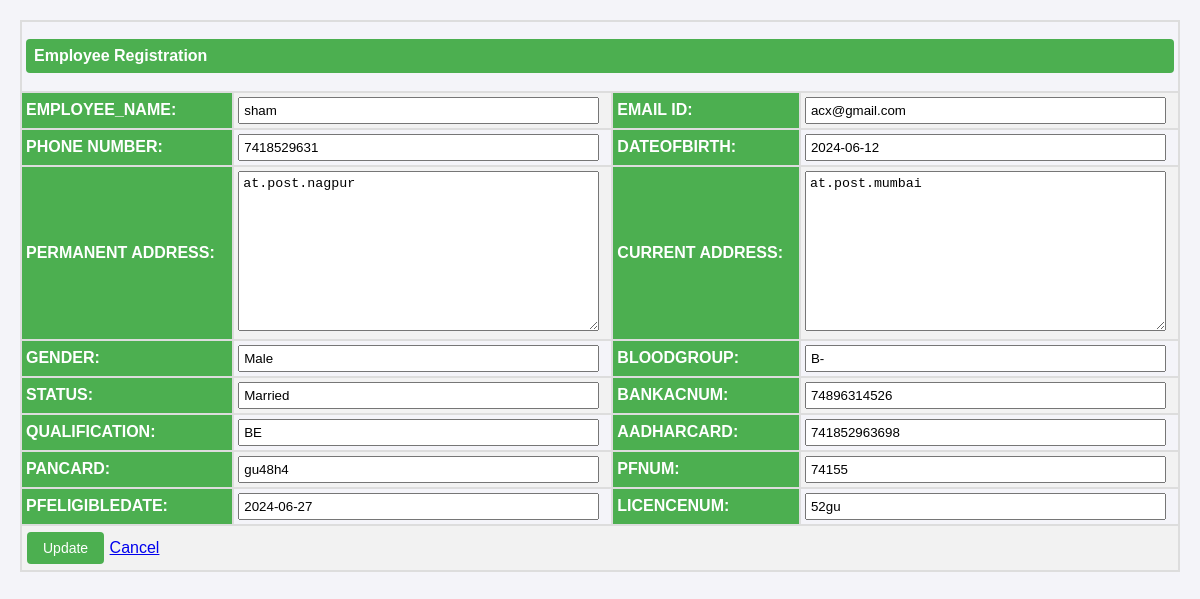
Page /updateempregistration/1 (signed in) on the committed database.
### construction/models.py (models this page shows, shortened)
class employeeregistration(models.Model):
    employee_name = models.CharField(max_length=50)
    employeeid = models.CharField(max_length=5, unique=True, blank=True)
    emailid = models.EmailField()
    phonenum = models.BigIntegerField()
    dateofbirth = models.DateField()
    permanentaddress = models.TextField()
    presentaddress = models.TextField()
    gender = models.CharField(max_length=15)
    bloodgroup = models.CharField(max_length=15)
    status = models.CharField(max_length=15)
    bankacnum = models.BigIntegerField()
    qualification = models.CharField(max_length=50)
    aadharcard = models.BigIntegerField()
    pancard = models.CharField(max_length=10)
    pfnum = models.CharField(max_length=22)
    pfeligibledate = models.DateField()
    licencenum = models.CharField(max_length=16)

### construction/middlewares.py (the view)
    def wrapped_view (request,*args,**kwargs):
        if request.user.is_authenticated==False:
            return redirect('login')
        return view_function(request,*args,**kwargs)

### construction/forms.py
class employeeregistrationform(forms.ModelForm):
    class Meta:
        model = employeeregistration
        fields = ['employee_name', 'emailid', 'phonenum', 'dateofbirth', 'permanentaddress', 'presentaddress',
                  'gender', 'bloodgroup', 'status', 'bankacnum', 'qualification', 'aadharcard', 'pancard',
                  'pfnum', 'pfeligibledate', 'licencenum']

### construction/views.py (called while the page is built, shortened)
@auth
def updateempregistration(request,id):
    emplos = employeeregistration.objects.get(id=id)
    form = employeeregistrationform(
        initial={'employee_name': emplos.employee_name, 'employeeid': emplos.employeeid,'emailid': emplos.emailid,
                 'phonenum': emplos.phonenum,'dateofbirth': emplos.dateofbirth,'permanentaddress': emplos.permanentaddress,'presentaddress': emplos.presentaddress,
                 'gender': emplos.gender,'bloodgroup': emplos.bloodgroup,'status': emplos.status,
                 'bankacnum': emplos.bankacnum,'qualification': emplos.qualification,'aadharcard': emplos.aadharcard,'pancard': emplos.pancard,
                 'pfnum': emplos.pfnum,'pfeligibledate': emplos.pfeligibledate,'licencenum': emplos.licencenum,})
    return render(request, 'updateempregistration.html', {'form': form})

### construction/templates/updateempregistration.html (shortened to what this page needs)
<!DOCTYPE html>
<html>
<head>
</head>
<body>
<div class="card-body">
    <form method="POST">
        <table border="2">
            <tr>
                <td colspan="4" align="center">
                    <h2>Employee Registration</h2>
                </td>
            </tr>
            <tr>
                <th>EMPLOYEE_NAME:</th>
                <td>{{ form.employee_name }}</td>
                <th>EMAIL ID:</th>
                <td>{{ form.emailid }}</td>
            </tr>
            <tr>
                <th>PHONE NUMBER:</th>
                <td>{{ form.phonenum }}</td>
                <th>DATEOFBIRTH:</th>
                <td>{{ form.dateofbirth }}</td>
            </tr>
            <tr>
                <th>PERMANENT ADDRESS:</th>
                <td>{{ form.permanentaddress }}</td>
                <th>CURRENT ADDRESS:</th>
                <td>{{ form.presentaddress }}</td>
            </tr>
            <tr>
                <th>GENDER:</th>
                <td>{{ form.gender }}</td>
                <th>BLOODGROUP:</th>
                <td>{{ form.bloodgroup }}</td>
            </tr>
            <tr>
                <th>STATUS:</th>
                <td>{{ form.status }}</td>
                <th>BANKACNUM:</th>
                <td>{{ form.bankacnum }}</td>
            </tr>
            <tr>
                <th>QUALIFICATION:</th>
                <td>{{ form.qualification }}</td>
                <th>AADHARCARD:</th>
                <td>{{ form.aadharcard }}</td>
            </tr>
            <tr>
                <th>PANCARD:</th>
                <td>{{ form.pancard }}</td>
                <th>PFNUM:</th>
                <td>{{ form.pfnum }}</td>
            </tr>
            <tr>
                <th>PFELIGIBLEDATE:</th>
                <td>{{ form.pfeligibledate }}</td>
                <th>LICENCENUM:</th>
                <td>{{ form.licencenum }}</td>
            </tr>
            <tr>
                <td colspan="4" align="center">
                    <button type="submit" class="btn btn-success">Update</button>
                    <a type="button" class="btn btn-danger" href="/cancel">Cancel</a>
                </td>
            </tr>
        </table>
    </form>
</div>
</body>
</html>

### construction/templates/updateempregistration.html (style rules this page uses)
body { font-family: Arial, sans-serif; margin: 20px; background-color: #f4f4f9; }
table { width: 100%; border-collapse: collapse; margin-bottom: 20px; }
table, th, td { border: 2px solid #ddd; text-align: left; padding: 4px; }
th { background-color: #4CAF50; color: white; }
tr:nth-child(even) { background-color: #f2f2f2; }
input[type="text"], input[type="email"], input[type="number"], input[type="date"], input[type="datetime-local"], textarea, select { width: calc(100% - 8px); padding: 4px; box-sizing: border-box; }
textarea { resize: vertical; }
button { background-color: #4CAF50; color: white; border: none; padding: 8px 16px; text-align: center; text-decoration: none; display: inline-block; font-size: 14px; margin: 2px 1px; cursor: pointer; border-radius: 4px; }
input[type="number"] { -moz-appearance: textfield; }
h2 { background-color: #4CAF50; color: white; padding: 8px; border-radius: 4px; font-size: 16px; }

### rows in the picture
employeeregistration: employee_name "sham", emailid "acx@gmail.com", phonenum "7418529631", dateofbirth "2024-06-12", permanentaddress "at.post.nagpur", presentaddress "at.post.mumbai", gender "Male", bloodgroup "B-", status "Married", bankacnum "74896314526", qualification "BE", aadharcard "741852963698", pancard "gu48h4", pfnum "74155", pfeligibledate "2024-06-27", licencenum "52gu"
